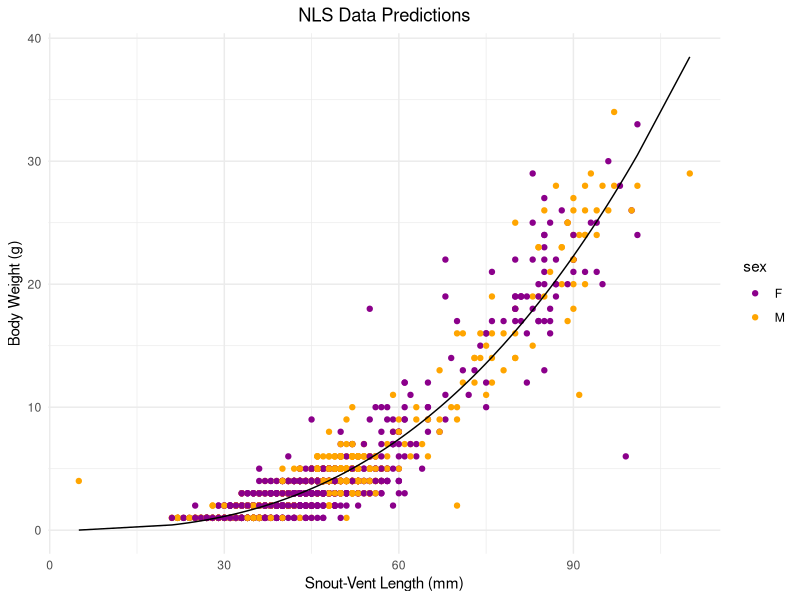

Here is the R script that generated this plot:
## ---- chunk 1
knitr::opts_chunk$set(echo = TRUE, message = FALSE, warning = FALSE)

library(tidyverse)
library(here)
library(kableExtra)
library(Metrics)
## ---- chunk 2
#Read in the data

lizards <- read_csv(here("data", "lizards.csv"))
## ---- chunk 3
#Create a function using given model

func1 <- function(a, b, length){
 out= a *(length^b)
return(out)
}
## ---- chunk 4
#Run OLS regression on log transformed data

my_guess_model <- lm(log(lizards$weight) ~ log(lizards$SV_length), data = lizards)

#Get coefficients

#coefficients(my_guess_model)

# (Intercept) log(lizards$log_length) 
#  -8.256862               2.479417

#Mathematically transform the intercept coefficient to get the guess for parameter a

b <- my_guess_model$coefficients[2]
a <- exp((my_guess_model$coefficients[1]))
## ---- chunk 5
lizard_nls <- nls(weight ~ func1(a, b, SV_length),
                  data=lizards,
                  start=list(a = a, b = b),
                  trace=TRUE)

#summary(lizard_nls)

broom::tidy(lizard_nls) %>% 
  kable(caption = "Table 1: Original NLS Results") %>% 
  kable_classic()
## ---- chunk 6

#Make a prediction based on the model

lizard_predict <- lizards %>% 
  mutate(predict=predict(lizard_nls,newdata=.))

ggplot(data=lizard_predict) +
  geom_point(aes(x = SV_length,y = weight, color = sex)) +
  labs(x = "Snout-Vent Length (mm)",
      y = "Body Weight (g)",
      title = "NLS Data Predictions")+
  geom_line(aes(x = SV_length,y=predict), color='black') +
  scale_color_manual(values= c("darkmagenta", "orange")) +
  theme_minimal() +
  theme(plot.title = element_text(hjust = 0.5))
## ---- chunk 7
whiptail <- lizards %>% 
  filter(spp == "CNTI", sex == "M")
## ---- chunk 8
#Create a function using given model (already completed)

func1 <- function(a,b,length){
 out= a*(length^b)
return(out)
}
## ---- chunk 9
#Run OLS regression on log transformed data

my_guess_model_whip <- lm(log(whiptail$weight) ~ log(whiptail$SV_length), data = whiptail)

#Get coefficients

#coefficients(my_guess_model_whip)

# (Intercept) log(lizards$SV_length) 
#  -9.023963             2.698108

#Mathematically transform the intercept coefficient to get the guess for parameter a

b_whip <- my_guess_model_whip$coefficients[2]
a_whip <- exp((my_guess_model_whip$coefficients[1]))
## ---- chunk 10
whiptail_nls <- nls(weight ~ func1(a, b, SV_length),
                  data = whiptail,
                  start = list(a = a_whip, b = b_whip),
                  trace = TRUE)

#summary(whiptail_nls)

broom::tidy(whiptail_nls) %>% 
  kable(caption = "Table 2: NLS Results for Male Western Whiptail Lizard Subset") %>% 
  kable_classic()
